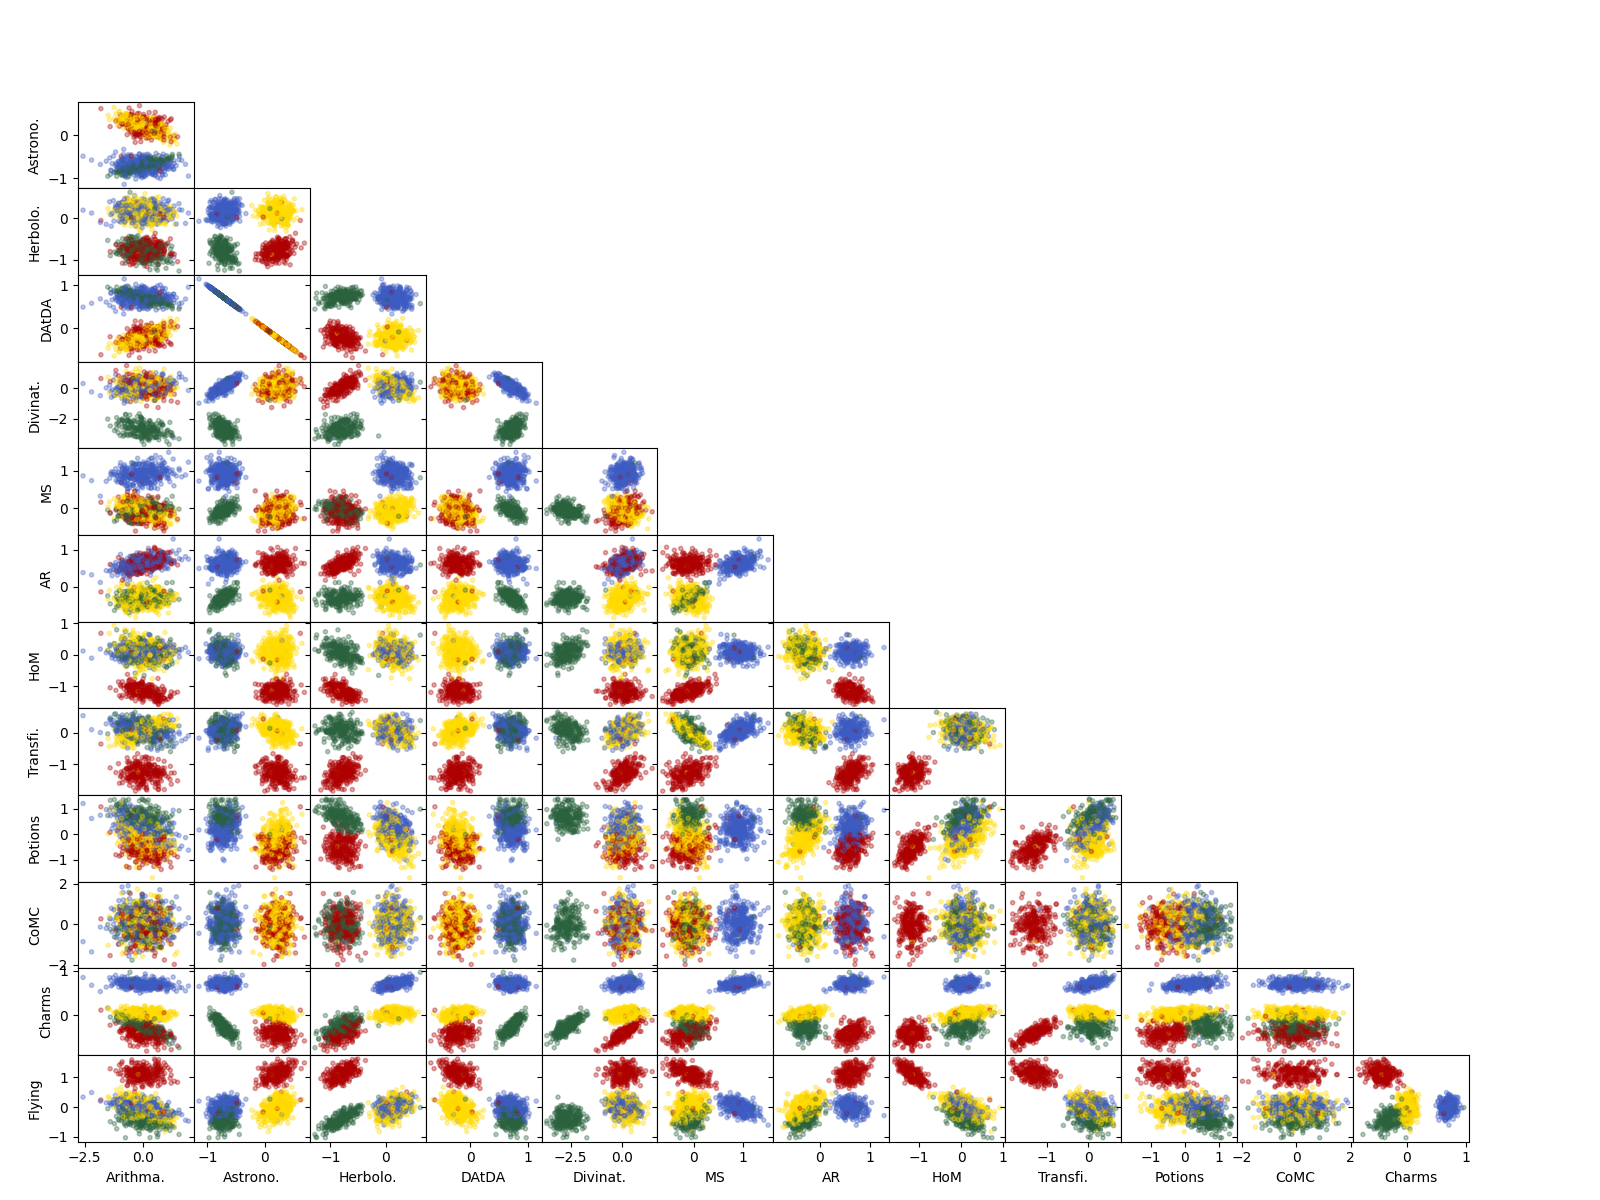

Python code for this plot:
#!/usr/bin/env python3

import matplotlib.pyplot as plt
import pandas as pd
from data_description import *
from data_processing import *


colors = {"Gryffindor": "#AE0001", "Slytherin": "#2A623D", "Ravenclaw": "#3D5CC3", "Hufflepuff": "#FFDB00"}

try:
    data = pd.read_csv('datasets/dataset_train.csv', index_col="Index").dropna()
except:
    print("Error: could not read file")
    exit(1)

scaler = DslrRobustScaler(data, percentiles=(20,80))
scData = scaler.scale()
colorFeature = scData['Hogwarts House'].map(colors)

pltFeatures = [ft for ft in data.columns if ft not in\
    ["First Name","Last Name","Birthday","Best Hand", "Hogwarts House"]]
nbFtr = len(pltFeatures)

fig = plt.figure(figsize=(16,12))
gspec = fig.add_gridspec(nbFtr, nbFtr, hspace=0, wspace=0)
axs = gspec.subplots()
for y in range(nbFtr):
    for x in range(nbFtr):
        if x < y:
            axs[y][x].scatter(scData[pltFeatures[x]], scData[pltFeatures[y]], marker='.', c=colorFeature, alpha=0.35)
            axs[y][x].set(xlabel=shortenName(pltFeatures[x]), ylabel=shortenName(pltFeatures[y]))
            axs[y][x].label_outer()
        else:
            axs[y][x].set_axis_off()

fig.tight_layout()
plt.savefig('scatter_plot.png')
plt.show()